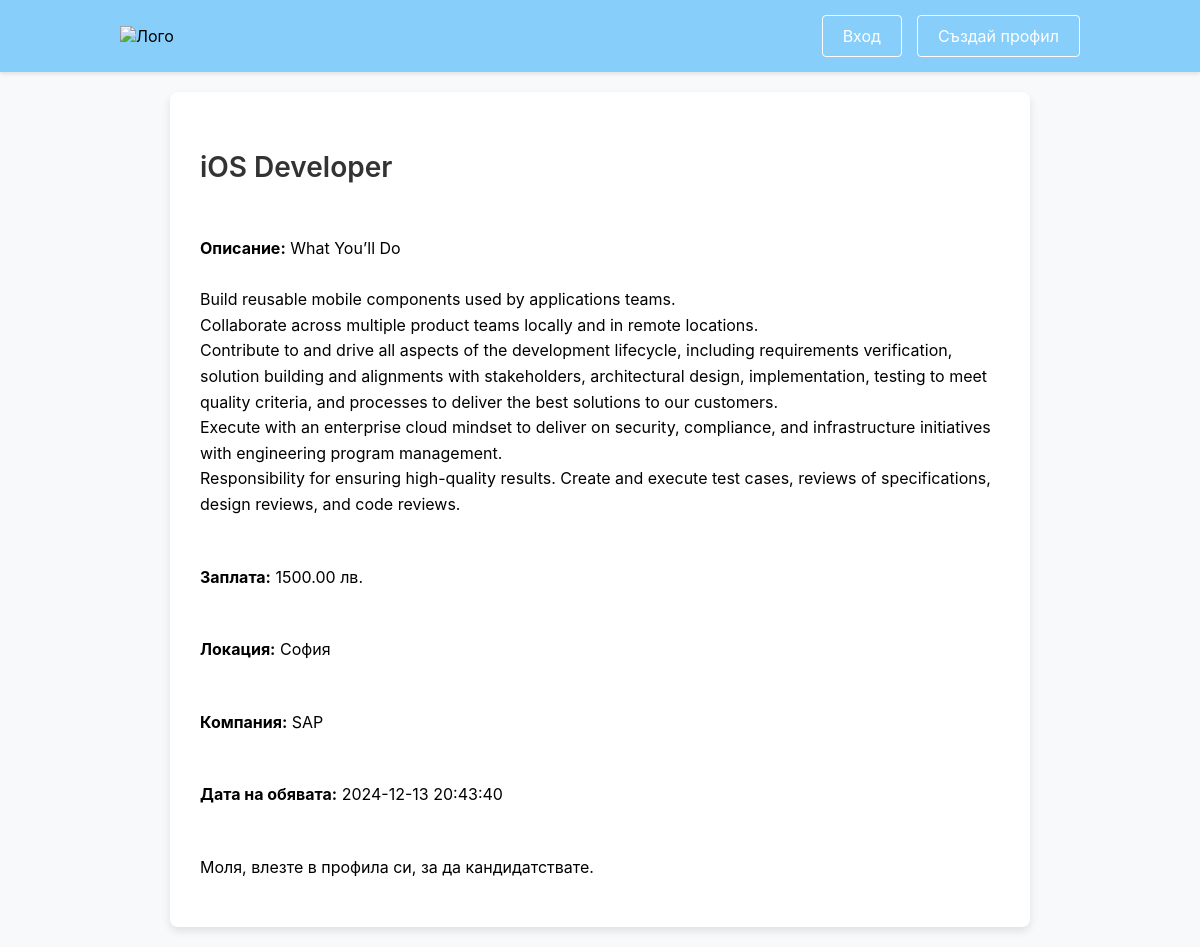
The app's page /view_jobs.php?id=1 with its own data.
### tables this page shows
CREATE TABLE `jobs` (
  `job_id` int(11) NOT NULL,
  `title` varchar(255) NOT NULL,
  `description` text DEFAULT NULL,
  `salary` decimal(10,2) DEFAULT NULL,
  `location` varchar(255) DEFAULT NULL,
  `company` varchar(255) DEFAULT NULL,
  `created_at` timestamp NOT NULL DEFAULT current_timestamp(),
  `category` enum('Frontend','Backend','Fullstack','Mobile') NOT NULL
);

### view_jobs.php (the view, shortened to what this page needs)
<?php
include('db_connection.php');
if (isset($_GET['id']) && is_numeric($_GET['id'])) {
    $job_id = $_GET['id'];
    $query = "SELECT * FROM jobs WHERE job_id = ?";
    if ($stmt = mysqli_prepare($conn, $query)) {
        mysqli_stmt_bind_param($stmt, "i", $job_id);
        mysqli_stmt_execute($stmt);
        $result = mysqli_stmt_get_result($stmt);
        $job = mysqli_fetch_assoc($result);
    }
} else {
    header('Location: index.php');
    exit;
}
?>
<!DOCTYPE html>
<html lang="bg">
<head>
    <link rel="stylesheet" href="styles.css">
</head>
<body>
    <div class="navbar">
        <div class="logo">
            <a href="index.php"><img src="logo/rabota.bg.png" alt="Лого" class="logo-img" /></a>
        </div>
        <div class="nav-links">
            <?php if (isset($_SESSION['user_id'])): ?>
                <a href="profile.php" class="button">Моят профил</a>
                <a href="logout.php" class="button">Изход</a>
            <?php else: ?>
                <a href="login.php" class="button">Вход</a>
                <a href="register.php" class="button">Създай профил</a>
            <?php endif; ?>
        </div>
    </div>
    <div class="job-details">
        <?php if (isset($job)): ?>
            <h2><?php echo htmlspecialchars($job['title']); ?></h2>
            <p><strong>Описание:</strong> <?php echo nl2br(htmlspecialchars($job['description'])); ?></p>
            <p><strong>Заплата:</strong> <?php echo htmlspecialchars($job['salary']); ?> лв.</p>
            <p><strong>Локация:</strong> <?php echo htmlspecialchars($job['location']); ?></p>
            <p><strong>Компания:</strong> <?php echo htmlspecialchars($job['company']); ?></p>
            <p><strong>Дата на обявата:</strong> <?php echo htmlspecialchars($job['created_at']); ?></p>
            <?php if (isset($_SESSION['user_id'])) { ?>
                <a href="apply.php?id=<?php echo $job_id; ?>" class="button">Кандидатствай</a>
            <?php } else { ?>
                <p>Моля, влезте в профила си, за да кандидатствате.</p>
            <?php } ?>
        <?php else: ?>
            <p>Обявата не беше намерена.</p>
        <?php endif; ?>
    </div>
</body>
</html>

### styles.css (style rules this page uses)
body { font-family: 'Inter', sans-serif; margin: 0; padding: 0; background-color: #f7f9fb; }
a { text-decoration: none; color: inherit; }
.navbar { background-color: #87CEFA; display: flex; justify-content: space-between; align-items: center; padding: 15px 10%; box-shadow: 0 2px 4px rgba(0, 0, 0, 0.1); }
.logo-img { width: 150px; height: auto; }
.nav-links { display: flex; justify-content: flex-end; align-items: center; }
.nav-links .button { color: #fff; font-size: 16px; padding: 10px 20px; margin-left: 15px; background-color: #87CEFA; border: 1px solid #fff; border-radius: 4px; cursor: pointer; transition: background-color 0.3s, transform 0.2s; }
.job-details { background-color: #fff; padding: 30px; margin: 20px auto; max-width: 800px; border-radius: 8px; box-shadow: 0 4px 8px rgba(0, 0, 0, 0.1); font-family: 'Inter', sans-serif; line-height: 1.6; text-align: left; }
.job-details h2 { font-size: 28px; color: #333; margin-bottom: 15px; font-weight: 600; }
.job-details { display: flex; flex-direction: column; gap: 15px; }
.button, .apply-button { background-color: #87CEFA; color: white; padding: 8px 16px; border: 1px solid #fff; border-radius: 4px; font-size: 16px; cursor: pointer; transition: background-color 0.3s, transform 0.2s; max-width: 200px; width: auto; text-align: center; }

### records on screen
jobs: title "iOS Developer", description "What You’ll Do Build reusable mobile components used by applications teams. Collaborate across multiple product teams locally and in remote locations. Contribute to and drive all aspects of the development lifecycle, including requirements verification, solution building and alignments with stakeholders, architectural design, implementation, testing to meet quality criteria, and processes to deliver the best solutions to our customers. Execute with an enterprise cloud mindset to deliver on security, compliance, and infrastructure initiatives with engineering program management. Responsibility for ensuring high-quality results. Create and execute test cases, reviews of specifications, design…", salary "1500.00", location "София", company "SAP", created_at "2024-12-13 20:43:40"
